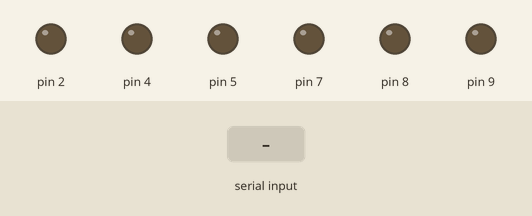
Bench run of a sketch on a simulated Arduino Uno, built with avr-gcc and run on an emulated ATmega328P. Parts: output pins drawn as LEDs (lit = HIGH). Inputs (shaded band) come from the test bench. What the sketch prints to the serial monitor is not drawn.

Above: at 1.3 s.
1.4 s: "1\n" received over Serial
At 3.6 s:
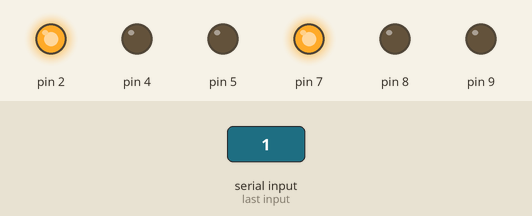
3.9 s: "2\n" received over Serial
At 5.6 s:
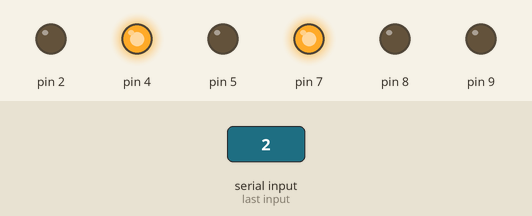
6.4 s: "3\n" received over Serial
At 8.6 s:
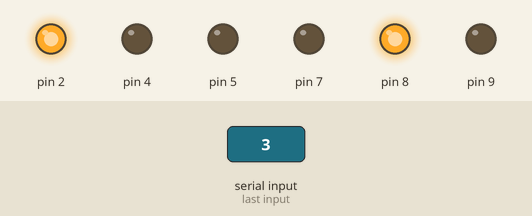
8.9 s: "4\n" received over Serial
At 10.6 s:
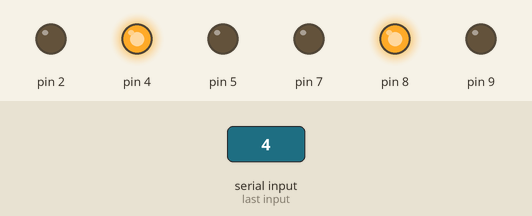
11.4 s: "1,90\n" received over Serial
At 11.8 s:
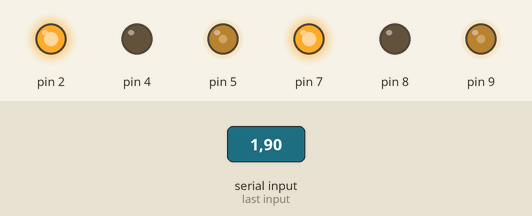
Timing chart, 0 to 14.4 s (numbered marks = the images above; inputs shaded):
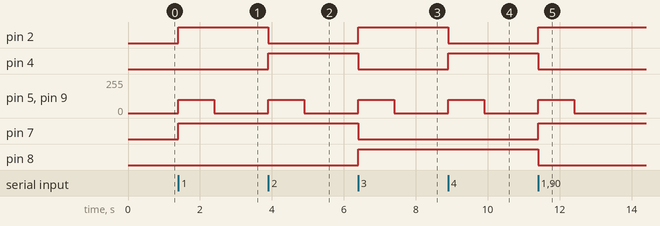

Measured:
- after the input at 1.4 s, pin 2, pin 7: LOW → HIGH at once; pin 5, pin 9: 0/255 → 100/255 at once, → 0/255 1.0 s later
- after the input at 3.9 s, pin 2: HIGH → LOW at once; pin 4: LOW → HIGH at once; pin 5, pin 9: 0/255 → 100/255 at once, → 0/255 1.0 s later
- after the input at 6.4 s, pin 2, pin 8: LOW → HIGH at once; pin 4, pin 7: HIGH → LOW at once; pin 5, pin 9: 0/255 → 100/255 at once, → 0/255 1.0 s later
- after the input at 8.9 s, pin 2: HIGH → LOW at once; pin 4: LOW → HIGH at once; pin 5, pin 9: 0/255 → 100/255 at once, → 0/255 1.0 s later
- after the input at 11.4 s, pin 2, pin 7: LOW → HIGH at once; pin 4, pin 8: HIGH → LOW at once; pin 5, pin 9: 0/255 → 100/255 at once, → 0/255 1.0 s later

The sketch:

Motor_Driver_L298N.ino
```cpp
/*
A
ena 5
in1 2
in2 4

B
in3 7
in4 8
enb 9
*/
int speed = 100;

void setup() {
  pinMode(2, OUTPUT);
  pinMode(4, OUTPUT);
  pinMode(7, OUTPUT);
  pinMode(8, OUTPUT);
  Serial.begin(9600);
  help();
}

void loop() {
  if (Serial.available()) {
    int cmd = Serial.parseInt();
    switch (cmd) {
      case 1:// Forward
        digitalWrite(2, HIGH);
        digitalWrite(4, LOW);
        analogWrite(5, speed);

        digitalWrite(7, HIGH);
        digitalWrite(8, LOW);
        analogWrite(9, speed);
      break;
      case 2:// Left
        digitalWrite(2, LOW);
        digitalWrite(4, HIGH);
        analogWrite(5, speed);

        digitalWrite(7, HIGH);
        digitalWrite(8, LOW);
        analogWrite(9, speed);
      break;
      case 3:// Right
        digitalWrite(2, HIGH);
        digitalWrite(4, LOW);
        analogWrite(5, speed);

        digitalWrite(7, LOW);
        digitalWrite(8, HIGH);
        analogWrite(9, speed);
      break;
      case 4:// Backward
        digitalWrite(2, LOW);
        digitalWrite(4, HIGH);
        analogWrite(5, speed);

        digitalWrite(7, LOW);
        digitalWrite(8, HIGH);
        analogWrite(9, speed);
      break;
      case 5:
        setSpeed();
      break;
      case 9:// help
        help();
      break;
      case 0:// Stop
        analogWrite(5, 0);
        analogWrite(9, 0);
      break;
    }
  }
}

void help() {
  Serial.println("===================================");
  Serial.println("1: Forward, 2: Left, 3: Right, 4: Backward");
  Serial.println("5: set speed 0~1023 (e.g: 5 200)");
  Serial.println("9: help, 0: stop");
  Serial.println("===================================");
}

void setSpeed() {
  int val = Serial.parseInt();
  if (val >= 0 && val <= 1023)
    speed = map(val, 0, 1023, 0, 255);
  else
    Serial.println("Please check range.");
}
```
